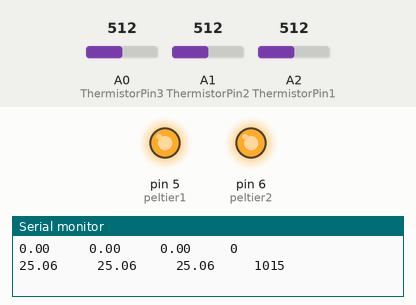
Simulated run of this sketch. Board: Arduino Mega 2560, built with avr-gcc and run on an emulated ATmega2560. Parts: output pins drawn as LEDs (lit = HIGH), the last lines printed to the serial monitor. The test bench sets the inputs (shaded band); at power-on: A2 (ThermistorPin1) = 512, A0 (ThermistorPin3) = 512, A1 (ThermistorPin2) = 512.

Above: at 1.2 s.
1.3 s: A2 (ThermistorPin1) set to 61
3.2 s: A2 (ThermistorPin1) set to 56
4.7 s: A2 (ThermistorPin1) set to 0
At 5.7 s:
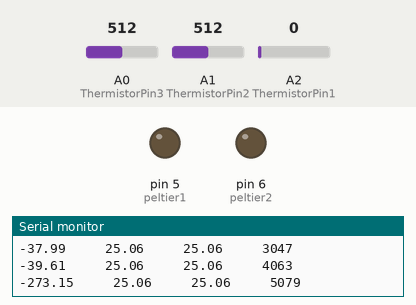
6.5 s: A2 (ThermistorPin1) set to 122
At 8.3 s:
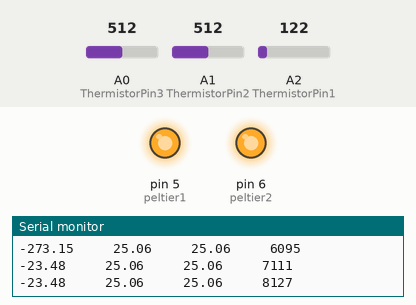
8.6 s: A2 (ThermistorPin1) set to 1007
10.3 s: A2 (ThermistorPin1) set to 1023
At 11.4 s:
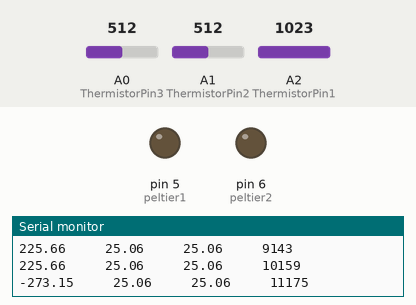
Timing chart, 0 to 13.3 s (numbered marks = the images above; inputs shaded):
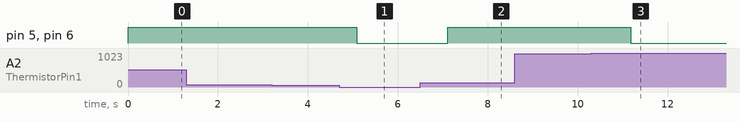

The sketch:

twopeltiertwomosfet.ino
```cpp
/*
 Lawrence Berkeley National Lab 2017
 Adrien Stejer

 This code was written to control two Peltier devices (thermo-electric coolers, TECs) by using two N-channel
 MOSFETs connected to two external power supplies, Arduino PWM outputs, and two peltier elements. Peltier1 was
 mounted in between two aluminum pieces which was then fit into a plastic piece made specifically for the project,
 peltier2 was placed between the CPU cooler and one of the aluminum plates. On each side of the aluminum pieces
 an NTC Thermistor(Negative Temperature Coefficient) was mounted and placed in a voltage divider mounted on a
 ProtoShield on the Arduino Mega 2560, another NTC was also placed on the CPU cooler on the hot side of Peltier2.
 These are read out by three analog ports on the arduino, converted to voltage,and then using the voltage divider
 equation the resistance and then current temperature (based on the beta coefficient of the NTC) is found.
 After the current temperature is found, the PID controller function computes the output to the gate of the MOSFET
 through the PWM port based on how far the current temperature is from the setpoint and the PID coefficients.
 And this cycle continues, Arduino gets temperature, that information is put into the PID function, it computes
 the new PWM output based on how far the temperature is from the setpoint and the PID coefficients, the MOSFET then
 changes the power to the Peltier which should change the temperature, and then the cycle starts over again.

 The only thing that should be changed about this code is the PID coefficients, which depend on the system at hand, I
 personally used the Ziegler-Nichols Method to determine the coefficients but there are other ways to determine the
 coeffiecients including just blind guessing. From reading online it seems that for temperature control, as a general guideline
 the proportional coefficient(kp) should be high on the order of 100 and the integral and differential coefficients
 should be small on the order of 10 or 1.

 Apart from that the pin locations can be changed as you please but if you decide to add more NTCs or peltiers remember
 that they need to have sequential or different numbering. But for the most part you can copy and paste the code and just
 change the numbers and this should work for any numbe of peltiers and NTCs.

 Enjoy!

 */
#include <PID_v1.h>       // This includes the PID Library which is necessary to control the power driving the peltier based on how far away the current temperature is from the setpoint

int peltier1 = 5, peltier2 = 6;     // declares the peltier pin addresses for the pwm mosfet control
double Output1, Output2;            // declares the output parameter necessary for the PID function, in this case it's an integer from 0 to 255
double Celsius1, Celsius2;          // declares the input for the PID algorithm and what we are trying to control
double Setpoint1, Setpoint2;        // declares the setpoint for each of the PID functions, 1 for the cold side and 2 for the shared side of the peltiers
unsigned long time;

//below are variables for NTC temp sensor
int ThermistorPin1 = A2, ThermistorPin2 = A1, ThermistorPin3 = A0;       // declares the analog pin addresses for the thermistors
float V1, V2, V3;                                                        // declares the voltages that will be computed from the analog output in the voltage dividers
float Vin = 5;                                                           // voltage applied to the voltage divider, used in analog conversion
float R0 = 10000.;                                                       // the other resistor value in the voltage divider, also the R value of the NTC at 25C
float logR1, R1, logR2, R2, logR3, R3, T1, T2, T3;                       // declares variables for the current temperature calculation
float c1 = 298.15, b=3070.;                                              // c1 is 25C in Kelvin and b is the Beta value of the thermistor, we had to calibrate this as it was not the nominal value
int counter=9;                                                           // counter used to slow down the serial window when it prints out the temperature

/*
 * @param Celsius -- the variable to control
 * @param Output -- the value of the pwm to be calculated by the PID.compute() method
 * @param Setpoint -- the value of Celsius that the algorithm tries to attain.
 * @param kp -- (tentative: 100) maybe 150
 * @param ki -- (tentative: 10) maybe 12.5
 * @param kd -- (tentative: 1) maybe 3.125
 * @param Direction -- (tentative REVERSE)
 */

PID tempController1(&Celsius1, &Output1, &Setpoint1, 100, 3, .75, REVERSE);     // creates a PID controller linked to the peltier1 element, description of arguements/parameters given above
PID tempController2(&Celsius1, &Output2, &Setpoint2, 100, 3, .75, REVERSE);     // same for peltier2 elemenet


void setup() {
  Serial.begin(9600);                       // sets the baud for serial data transmission, make sure this matches with baud in serial monitor/plotter or you won't see the data printing out
  pinMode(peltier1, OUTPUT);                // configures pin going to MOSFET driving peltier 1 as an output of pwm
  pinMode(peltier2, OUTPUT);                // same as above for peltier two
  Celsius1 = T1, Celsius2 = T2;             // sets the first and second thermistor temps as the inputs for the PID controllers
  Setpoint1 = -40;                          // desired temperature(in C) for cold side of peltier1, ideally, -30 or -40
  Setpoint2 = Setpoint1;                           // desired temperature(in C) for cold side of peltier2, should be lower than setpoint for peltier1, maybe 10
  tempController1.SetSampleTime(1000);       // changed from 1000 to 200, let's see how this goes
  tempController1.SetOutputLimits(0, 255);  // ensures the output is from 0 to 255 otherwise pwm won't work
  tempController1.SetMode(AUTOMATIC);       // specifies that the PID should be ON

  tempController2.SetSampleTime(1000);       // same as above
  tempController2.SetOutputLimits(0, 255);
  tempController2.SetMode(AUTOMATIC);
}

void loop() {
  time = millis();
  counter +=1;                  // adds one to counter used to slow down the serial window when it prints out the temperature

  if (counter == 10){           // ensures that the serial window prints every second rather than constantly
    Serial.print(T1);
    Serial.print("     ");
    Serial.print(T2);
    Serial.print("     ");
    Serial.print(T3);
    Serial.print("     ");
    Serial.print(time);
    Serial.println();
    counter=0;                  // sets counter back to 0 so it can print again after another second
  }

  /*Begin temperature monitoring */

  /*NTC Temp sensor */
  V1=(5/1023.0)*analogRead(ThermistorPin1);         // converts analog readout to voltage
  R1 = R0 * (Vin/V1 - 1.0);                         // voltage divider equation to find current resistance of thermistor
  logR1 = log(R1/R0);
  T1 = (1.0 / (1/c1 + ((1/b)*logR1)))-273.15;       // beta equation gives the current temperature, could also use steinhart-hart eqn for more accuracy

  V2=(5/1023.0)*analogRead(ThermistorPin2);         // same as above
  R2 = R0 * (Vin/V2 - 1.0);
  logR2 = log(R2/R0);
  T2 = (1.0 / (1/c1 + ((1/b)*logR2)))-273.15;

  V3=(5/1023.0)*analogRead(ThermistorPin3);         // same as above
  R3 = R0 * (Vin/V3 - 1.0);
  logR3 = log(R3/R0);
  T3 = (1.0 / (1/c1 + ((1/b)*logR3)))-273.15;

  Celsius1 = T1;
  boolean s1 = tempController1.Compute();           // recomputes(at frequency specified by SetSampleTime) the output value going to the MOSFET through the pwm, it technically gives a boolean value (did it recompute output or not) but after it recomputes, the PID output changes
  analogWrite(peltier1, Output1);                   // the new output has been calculated and this send the new value to the analog port

  Celsius2 = T2;
  boolean s2 = tempController2.Compute();           // same as above
  analogWrite(peltier2, Output2);

  delay(100);

}
```

Measured:
- the behaviour switches between 1022 and 1023 on A2 (ThermistorPin1) (found by bisection; images 2 and 3)
- after the input at 4.7 s, pin 5 (peltier1), pin 6 (peltier2): HIGH → LOW after 0.38 s
- after the input at 6.5 s, pin 5 (peltier1), pin 6 (peltier2): LOW → HIGH after 0.62 s
- after the input at 10.3 s, pin 5 (peltier1), pin 6 (peltier2): HIGH → LOW after 0.88 s
